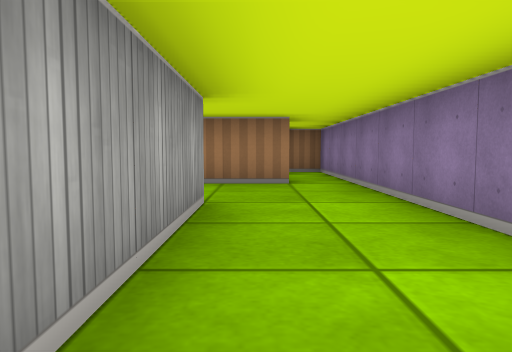
View 1 (above)

17 first-person views from a walk through a cub3D maze. The camera is about half as high as the walls, tilts 4° down and sees 70° across. The floor is counted in squares. Each view is taken from the middle of a square. On the plan, view 1 faces up. The plan holds only what a view shows up to about 9 squares ahead; the rest is blank.

View 2
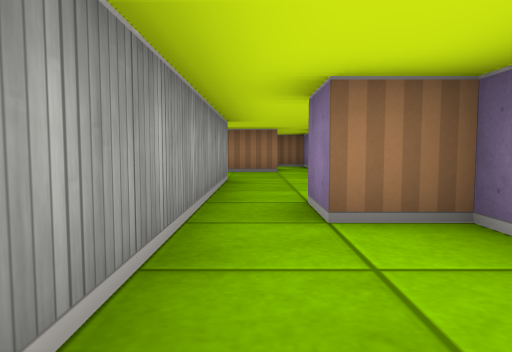

View 3
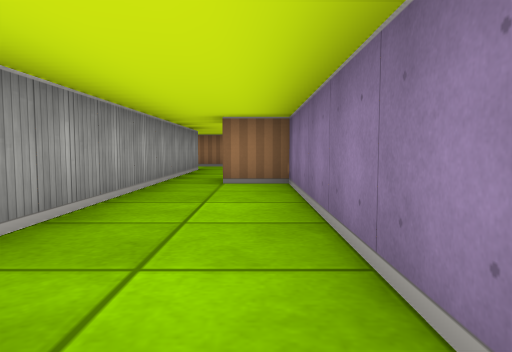

View 4
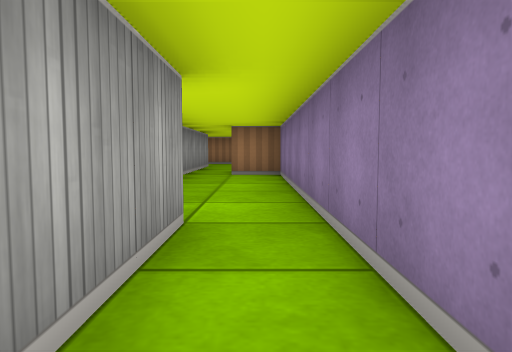

View 5
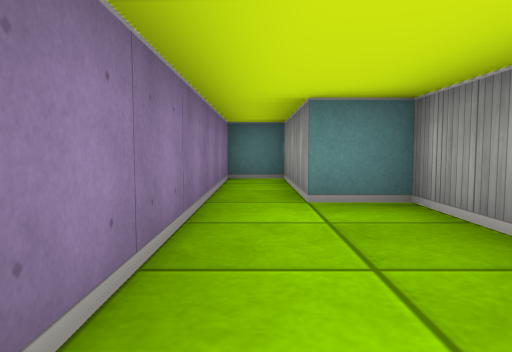

View 6
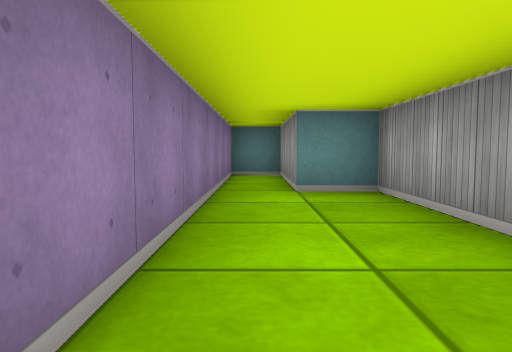

View 7
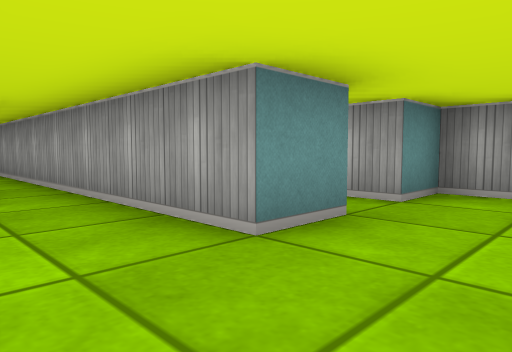

View 8
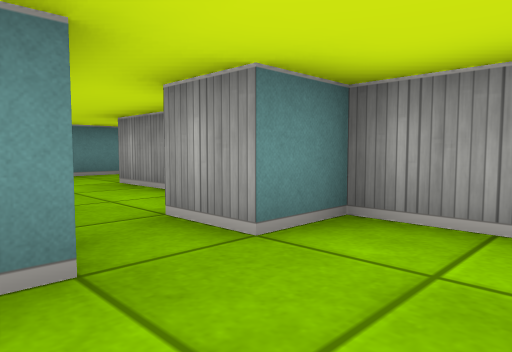

View 9
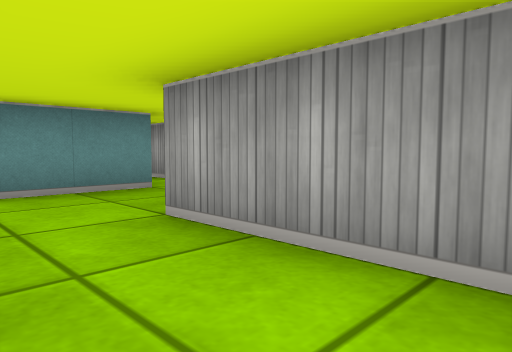

View 10
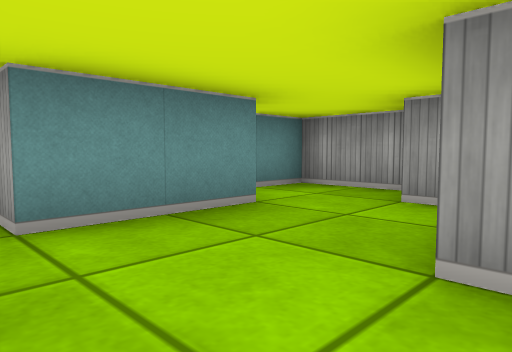

View 11
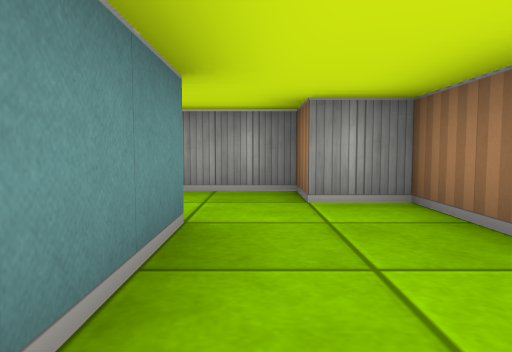

View 12
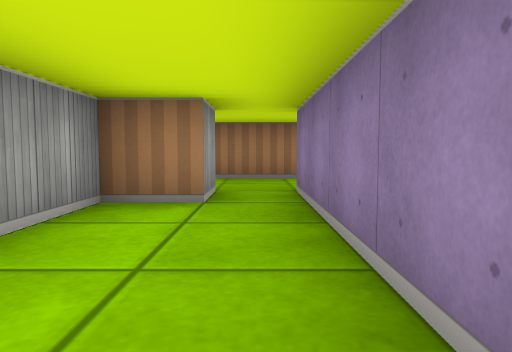

View 13
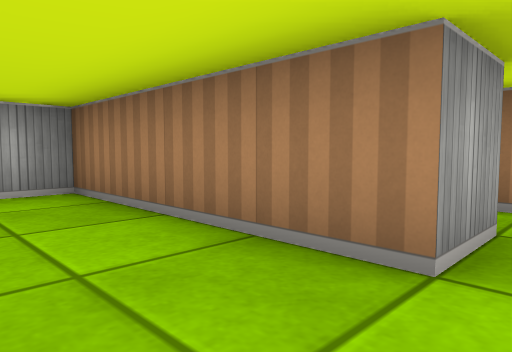

View 14
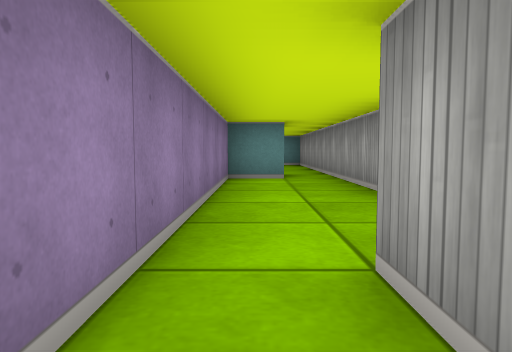

View 15
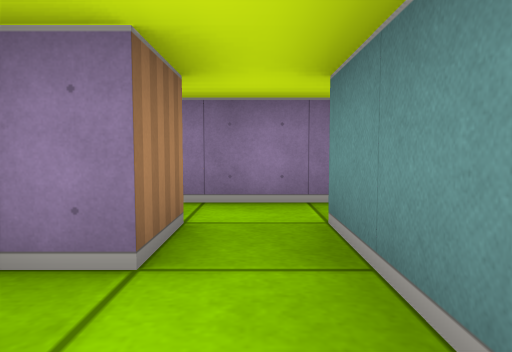

View 16
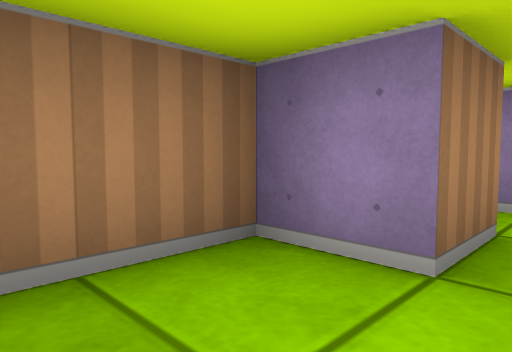

View 17
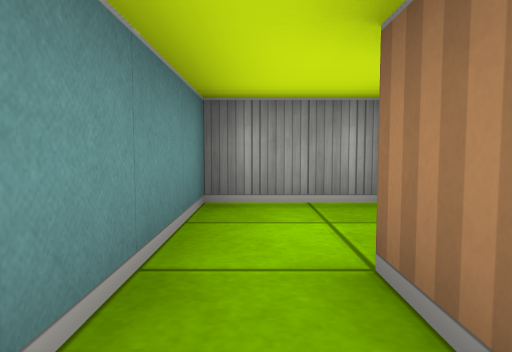

### Floor plan
Ten units are one square. View 1 is at (0, 0); x grows to the right and y downward. Boxes are objects, and circles mark ways between rooms. Rooms are numbered by the first view taken in them; rooms with no view inside come last. Other rooms are left out.
<svg viewBox="-70 -90 90 180">
<path fill="none" stroke="#000" d="M-5 -5 -5 55 5 55 5 85 15 85 15 5 5 5 5 -5M-5 -35 -5 -5M5 -5 15 -5 15 -55M5 -55 -5 -55M-15 -35 -5 -35M-5 -55 -35 -55 -35 -35 -25 -35M-15 4 -15 -35M-34 25 -25 25M-25 -35 -25 -25 -35 -25 -35 5M6 -75 -5 -75 -5 -85 -18 -85M15 -55 15 -85 8 -85M-25 -82 -25 -65 5 -65 5 -55M-46 25 -34 25M-40 5 -55 5 -55 15 -65 15 -65 35 -55 35"/>
<circle cx="0" cy="0" r="3" fill="#2a7"/>
<circle cx="-10" cy="-45" r="3" fill="#2a7"/>
<circle cx="10" cy="-60" r="3" fill="#2a7"/>
<circle cx="-20" cy="-30" r="3" fill="#2a7"/>
<circle cx="-40" cy="15" r="3" fill="#2a7"/>
<text x="10" y="40">1</text>
<text x="0" y="-30">2</text>
<text x="-20" y="-50">3</text>
<text x="-20" y="0">4</text>
<text x="0" y="-70">5</text>
<text x="-50" y="20">6</text>
</svg>
Room 1 opens to room 2. Room 2 opens to room 3. Room 2 opens to room 5. Room 3 opens to room 4. Room 4 opens to room 6.

Where each view was taken, in squares from view 1:
view 1: 0 up, 0 right, facing up
view 2: 3 down, 0 right, facing up
view 3: 6 down, 1 right, facing up
view 4: 8 down, 1 right, facing up
view 5: 2 down, 1 right, facing down
view 6: 1 down, 1 right, facing down
view 7: 5 up, 1 right, facing down-left
view 8: 5 up, 1 left, facing down-left
view 9: 2 up, 2 left, facing down-left
view 10: 0 up, 2 left, facing down-left
view 11: 2 down, 2 left, facing left
view 12: 1 down, 2 left, facing up
view 13: 4 up, 1 right, facing up-left
view 14: 7 up, 1 right, facing down
view 15: 7 up, 2 left, facing right
view 16: 7 up, 2 left, facing up-right
view 17: 7 up, 1 right, facing left
